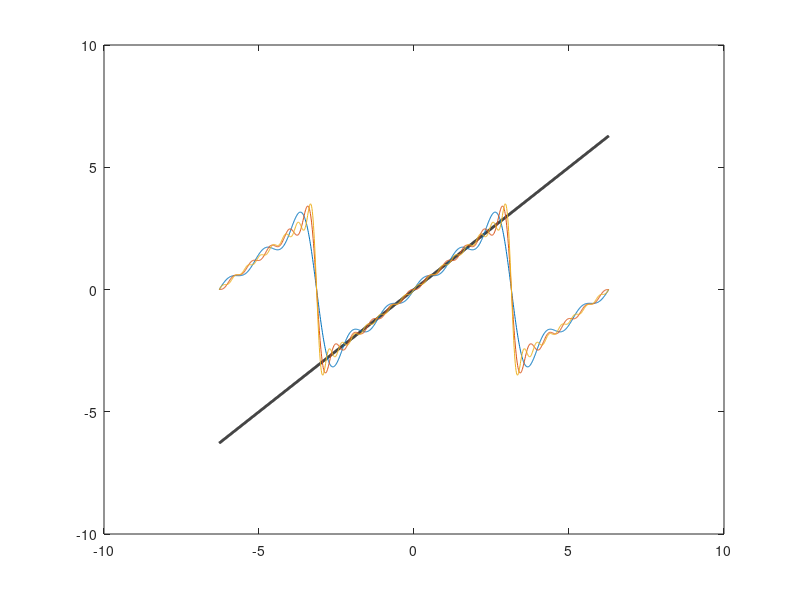

Reproduce this figure in MATLAB. (Note: this script raises an error after producing the figure.)

      close all
      
x = linspace(-2*pi,2*pi,1001)';
s = 0;
N = 5:5:15;
clf
plot(x,x,'k','linewid',2), hold on
for k = 1:30
   s = s + (-1)^(k+1)*(2/k)*sin(k*x);
   if any(k==N)
       plot(x,s)
   end
end
    	        
      if length(get(0,'children')) > 0
        set(gcf,'paperpos',[0 0 5 2.75])
        print -dsvg fs_sawtooth.svg
      end
      
      
